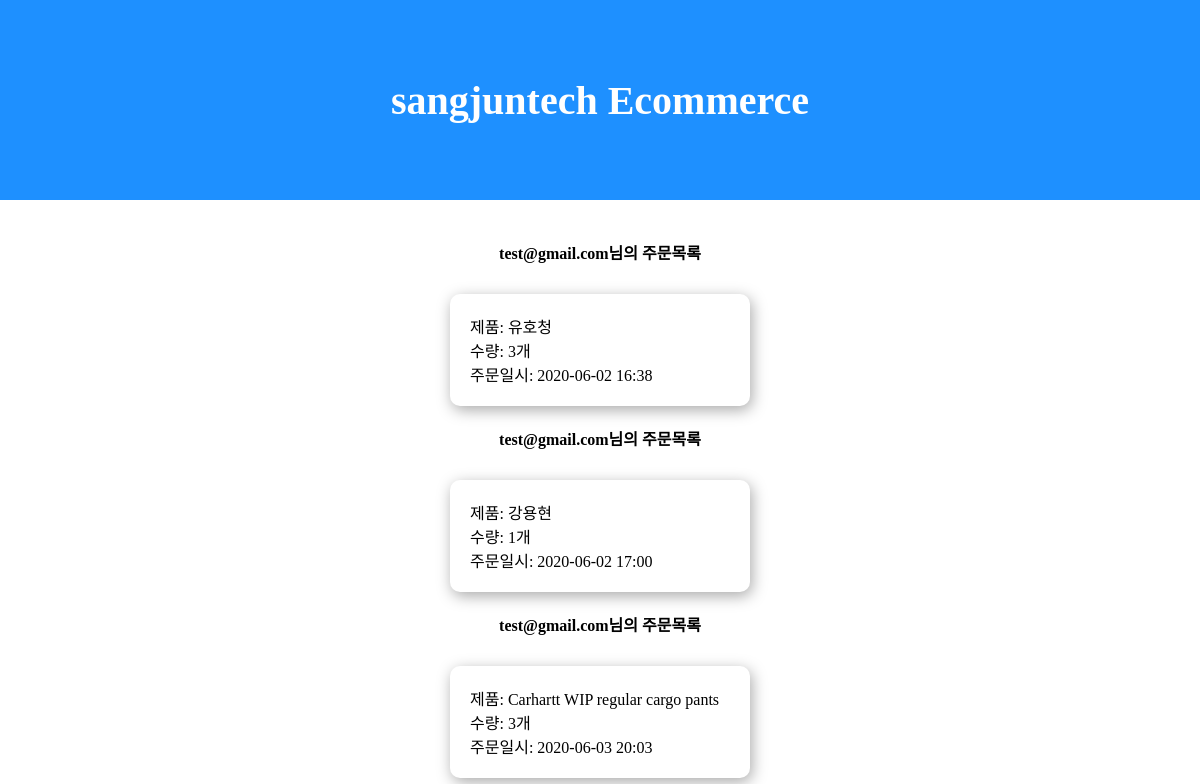
The page /order/list/ (signed in) on the database as committed earlier.
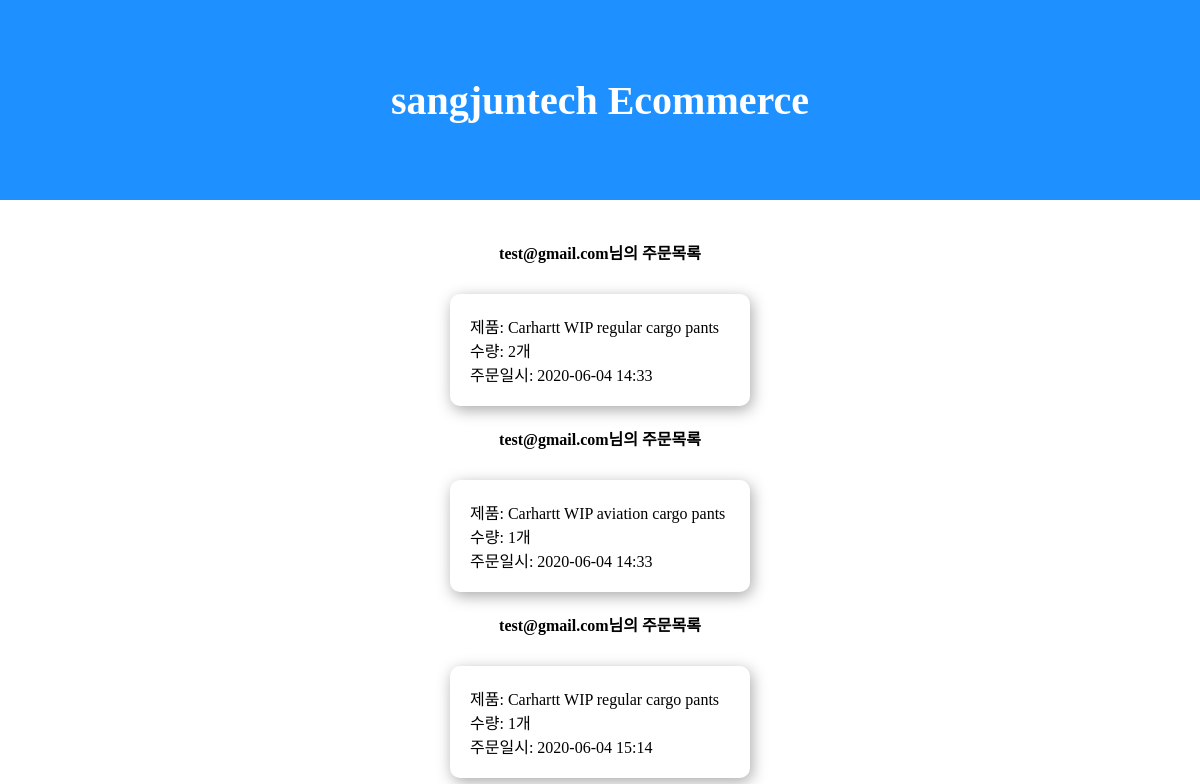
The same page on the database as committed later.
### order/models.py (models this page shows, shortened)
class Order(models.Model):
    objects = models.Manager()
    user = models.ForeignKey('user.User', on_delete=models.CASCADE, verbose_name="사용자")
    product = models.ForeignKey('product.Product', on_delete=models.CASCADE, verbose_name='상품')
    quantity = models.IntegerField(verbose_name='수량')
    register_date = models.DateTimeField(auto_now_add=True, verbose_name='등록 날짜')
    class Meta:
        db_table = 'ecommerce_order'
        verbose_name = '주문'
        verbose_name_plural = '주문'

### user/models.py (models this page shows)
class User(models.Model):
    objects = models.Manager()
    DoesNotExist = models.Manager()
    email = models.EmailField(verbose_name='이메일')
    level = models.CharField(max_length=8,verbose_name='등급',
        choices=(
            ('admin','admin'),
            ('user','user')
        ))
    password = models.CharField(max_length=128, verbose_name='비밀번호')
    register_date = models.DateTimeField(auto_now_add=True, verbose_name='등록날짜')
    def __str__(self):
        return self.email
    class Meta:
        db_table = 'ecommerce_user'
        verbose_name = '사용자'
        verbose_name_plural = '사용자'

### product/models.py (models this page shows)
class Product(models.Model):
    objects = models.Manager()
    name = models.CharField(max_length=256, verbose_name='상품명')
    price = models.IntegerField(verbose_name='상품가격')
    description = models.TextField(verbose_name='설명')
    stuck = models.IntegerField(verbose_name='재고')
    register_date = models.DateTimeField(auto_now_add=True, verbose_name='등록날짜')
    def __str__(self):
        return self.name
    class Meta:
        db_table = 'ecommerce_product'
        verbose_name = '상품'
        verbose_name_plural = '상품'

### order/views.py (the view)
# urls.py: path('order/list/', OrderList.as_view()),
@method_decorator(login_required, name="dispatch")
class OrderList(ListView):
    template_name = 'order.html'
    context_object_name = 'order_list'
    def get_queryset(self, **kwargs):
        queryset = Order.objects.filter(user__email = self.request.session.get('user'))
        return queryset

### order/templates/order.html
{% extends "base.html" %}
{% load humanize %}
{%block head %}
<link rel="stylesheet" href="/static/orderlist.css">
{% endblock %}
{% block contents %}
<header>sangjuntech Ecommerce</header>
{% for order in object_list %}
<div class="card">
<div class="orderuser">{{order.user}}님의 주문목록</div>
<div class="container">
    <div class="contents">
        <div class="order_product">제품: {{order.product}}</div>
        <div class="order_quantity">수량: {{order.quantity|intcomma}}개</div>
        <div class="registerday">주문일시: {{ order.register_date|date:'Y-m-d H:i' }}</div>
    </div>
</div>
{% endfor %}
</div>
</div>
{% endblock %}

### user/templates/base.html (shortened to what this page needs)
<!DOCTYPE html>
<html lang="kr">
<head>
    {%block head %}
    {% endblock %}
</head>
<body>
    {% block contents %}
    {% endblock %}
</body>
</html>

### static/orderlist.css (style rules this page uses)
* { margin: 0; padding: 0; }
header { display: flex; justify-content: center; align-items: center; height: 200px; margin-bottom: 40px; background-color: dodgerblue; font-size: 40px; font-weight: 600; color: white; }
.contents { padding: 20px; }
.container { width: 300px; box-shadow: 2px 4px 15px darkgray; border-radius: 10px; margin: 20px; }
.orderuser { margin-bottom: 10px; font-weight: 600; }
.card { display: flex; justify-content: center; align-items: center; flex-direction: column; }

Rows that differ between the two databases and show on the page:
removed Order: user "test@gmail.com", product "유호청", quantity "3", register_date "2020-06-02 16:38"
removed Order: user "test@gmail.com", product "강용현", quantity "1", register_date "2020-06-02 17:00"
removed Order: user "test@gmail.com", product "Carhartt WIP regular cargo pants", quantity "3", register_date "2020-06-03 20:03"
added Order: user "test@gmail.com", product "Carhartt WIP regular cargo pants", quantity "2", register_date "2020-06-04 14:33"
added Order: user "test@gmail.com", product "Carhartt WIP aviation cargo pants", quantity "1", register_date "2020-06-04 14:33"
added Order: user "test@gmail.com", product "Carhartt WIP regular cargo pants", quantity "1", register_date "2020-06-04 15:14"
